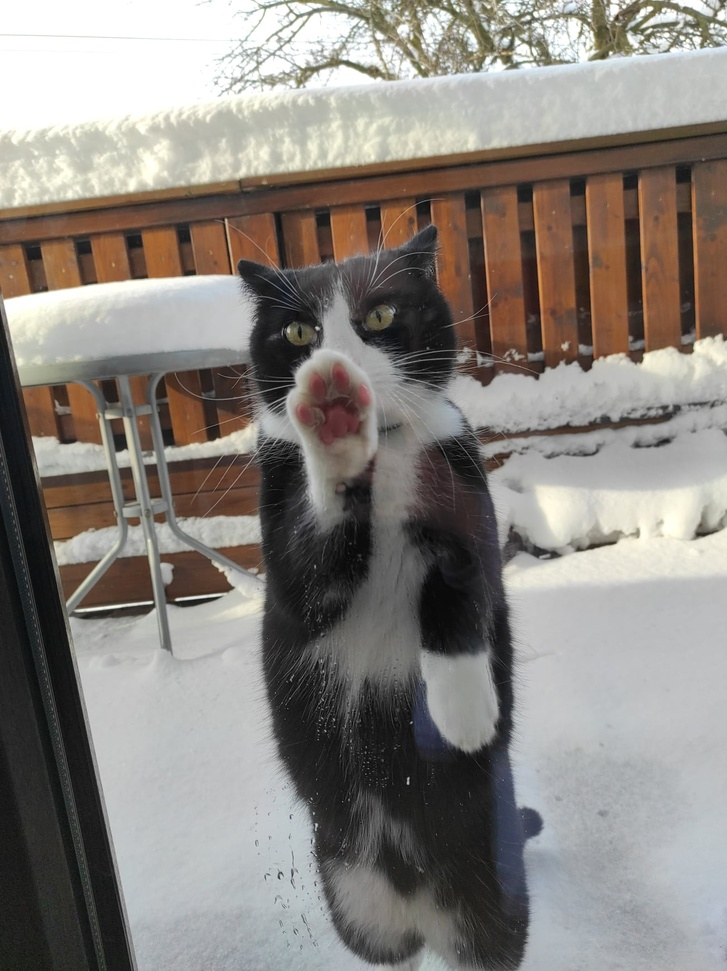
#> input picture stefan2.jpg, 727 x 971 px, shrunk from 1302 x 1740 before the run
$ python szumy2.py
#> lines starting #> are read from the running program, lines starting #| are printed output that depends on the picture
import matplotlib.pyplot as plt
import matplotlib.patches as patches
import numpy as np
from PIL import Image
import random

def rysuj_macierz(ax, macierz, tytul, vmin, vmax):
    ax.imshow(macierz, cmap='gray', interpolation='nearest', vmin=vmin, vmax=vmax)
    ax.set_title(tytul)
    ax.axis('off')

def odszumianie(Mnoise, int):
    sigma = int
    U, S, Vt = np.linalg.svd(Mnoise, full_matrices=False)
    R = Mnoise.shape[0]
    cutoff = (4 / np.sqrt(3)) * np.sqrt(R) * sigma
    r = np.max(np.where(S > cutoff))

    # Odtworzenie obrazu za pomocą ograniczonej liczby wartości osobliwych
    Mclean = U[:, :r+1] @ np.diag(S[:r+1]) @ Vt[:r+1, :]
    return Mclean

def dodaj_szum_solpieprz(M):
    Mnoise = np.copy(M)
    salt = np.random.rand(*M.shape) < 0.02
    pepper = np.random.rand(*M.shape) < 0.02
    Mnoise[salt] = 255
    Mnoise[pepper] = 0
    return Mnoise


def main():
    # Ścieżka do twojego obrazu
    image_path = 'stefan2.jpg'

    # Załaduj obraz
    image = Image.open(image_path)
#> image is the input picture: PIL image 727x971 RGB; mean R, G, B 137.2, 132, 126.6

    # Konwertuj obraz na odcienie szarości
    image_gray = image.convert('L')
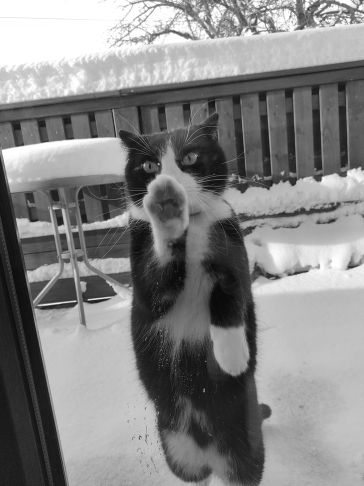
#> image_gray: PIL image 727x971 L (shown at 1/2 size); min 2, max 255, mean 132.9

    # Przekonwertuj obraz na macierz numpy
    M = np.array(image_gray)

    fig, ax = plt.subplots(2, 2, figsize=(12, 8))

    rysuj_macierz(ax[0,0], M, "Obraz wyjściowy", np.min(M), np.max(M))

    Mnoise = dodaj_szum_solpieprz(M)
#> in dodaj_szum_solpieprz, `Mnoise[pepper] = 0`:
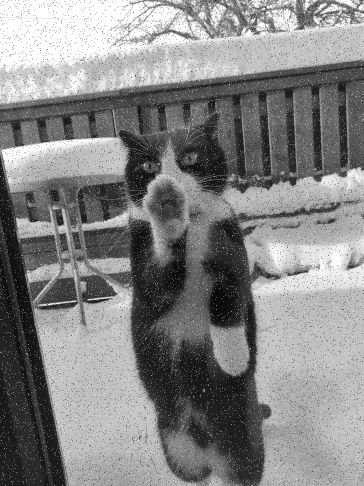
#> Mnoise: shape (971, 727) (shown at 1/2 size); min 0, max 255, mean 132.7

    rysuj_macierz(ax[0,1], Mnoise, "Obraz zaszumiony", np.min(Mnoise), np.max(Mnoise))

    Mclean1 = odszumianie(Mnoise, 15)
#> in odszumianie, `U, S, Vt = np.linalg.svd(Mnoise, full_matrices=False)`:
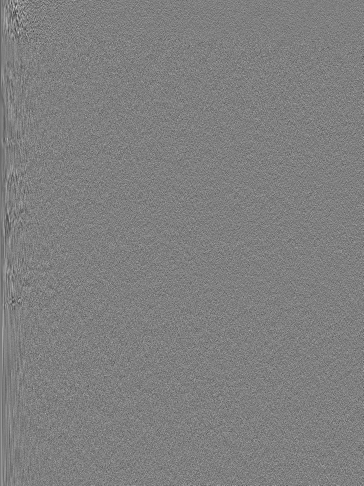
#> U: shape (971, 727) float64 (shown at 1/2 size); min -0.205, max 0.205, mean -6.18e-05; drawn with min black and max white
#> in odszumianie, `U, S, Vt = np.linalg.svd(Mnoise, full_matrices=False)`:
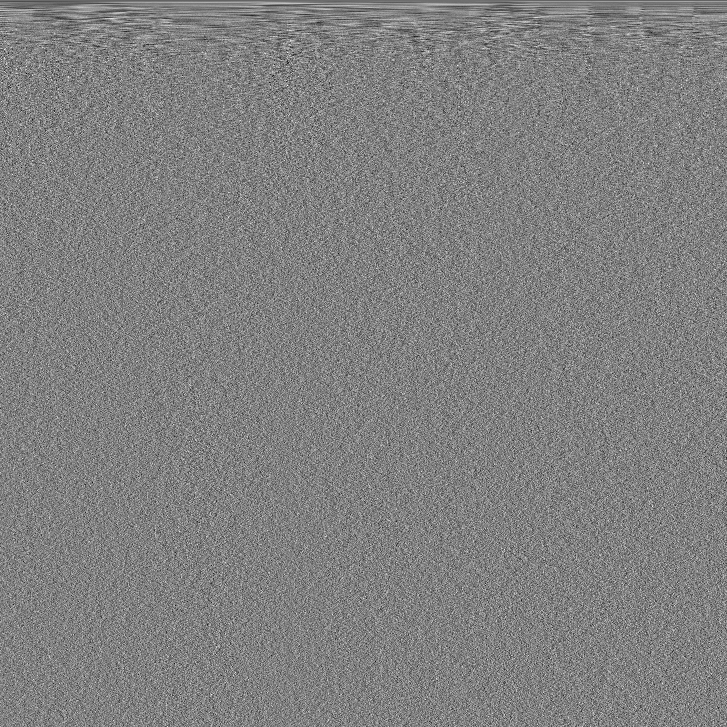
#> Vt: shape (727, 727) float64; min -0.19, max 0.186, mean -5.35e-05; drawn with min black and max white
#> in odszumianie, `U, S, Vt = np.linalg.svd(Mnoise, full_matrices=False)`: S = 727 values, max 117028.7 at index 0, min 127.1 at index 726, mean 1207.8
#> in odszumianie, `r = np.max(np.where(S > cutoff))`: r = 240
#> in odszumianie, `Mclean = U[:, :r+1] @ np.diag(S[:r+1]) @ Vt[:r+1, :]`:
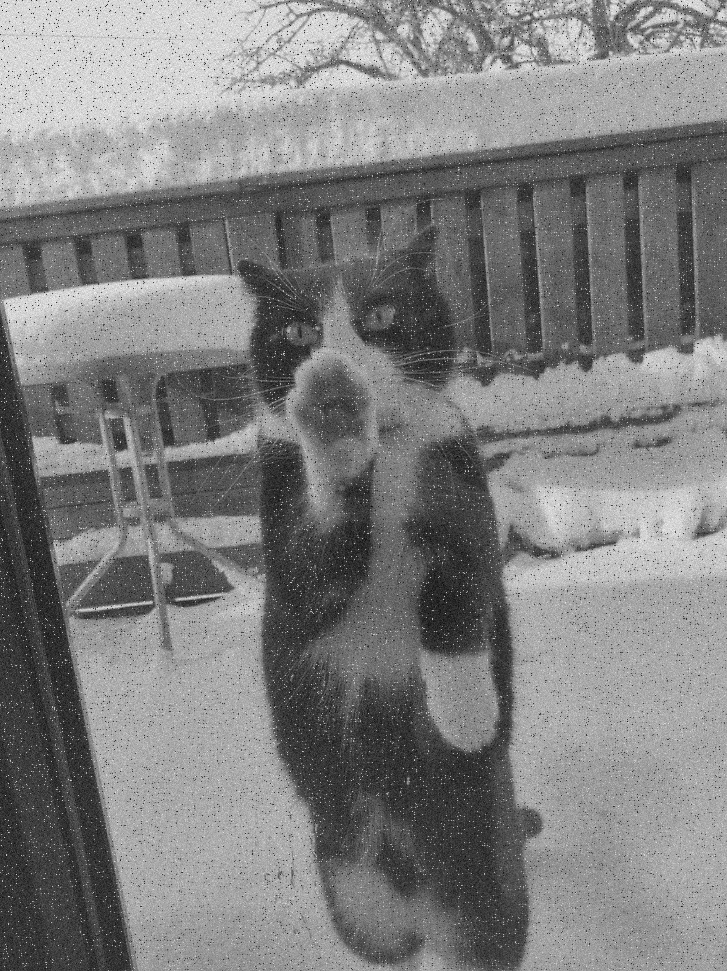
#> Mclean: shape (971, 727) float64; min -44.79, max 310.1, mean 132.7; drawn with min black and max white
    rysuj_macierz(ax[1,0], Mclean1, "Obraz odszumiony 1", np.min(Mclean1), np.max(Mclean1))
    Mclean2 = odszumianie(Mnoise, 20)
    rysuj_macierz(ax[1,1], Mclean2, "Obraz odszumiony 2", np.min(Mclean2), np.max(Mclean2))

    plt.show()

if __name__ == "__main__":
    main()

$ run again, with stefan1.jpg copied over stefan2.jpg
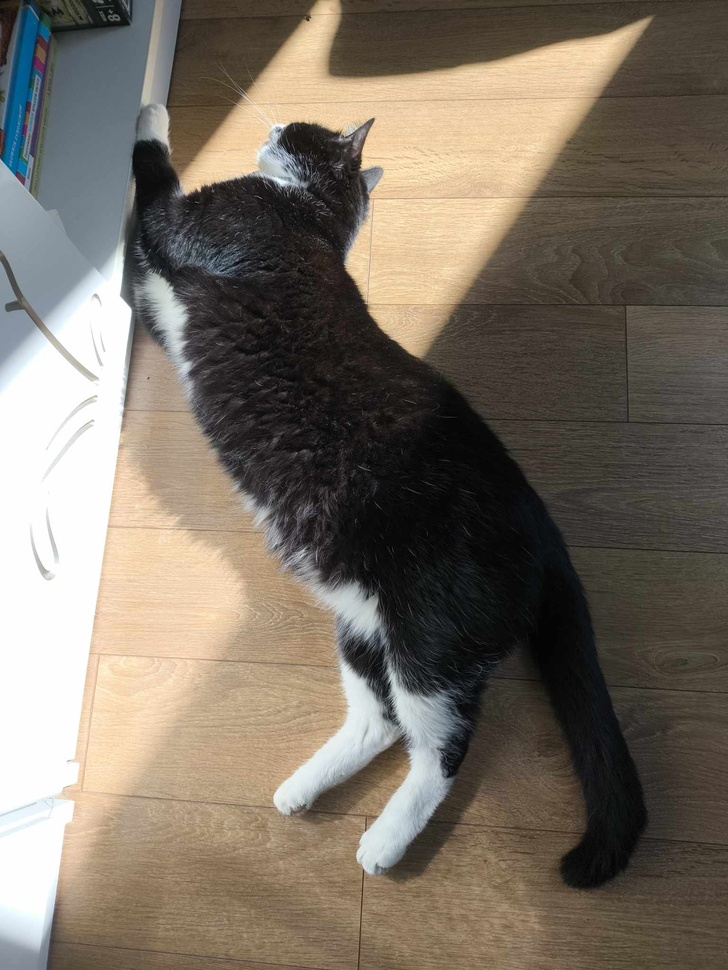
#> input picture stefan1.jpg, 728 x 970 px, shrunk from 1537 x 2048 before the run
#> in main, image is the input picture: PIL image 728x970 RGB; mean R, G, B 120.9, 111.6, 99.8
#> in odszumianie, `U, S, Vt = np.linalg.svd(Mnoise, full_matrices=False)`:
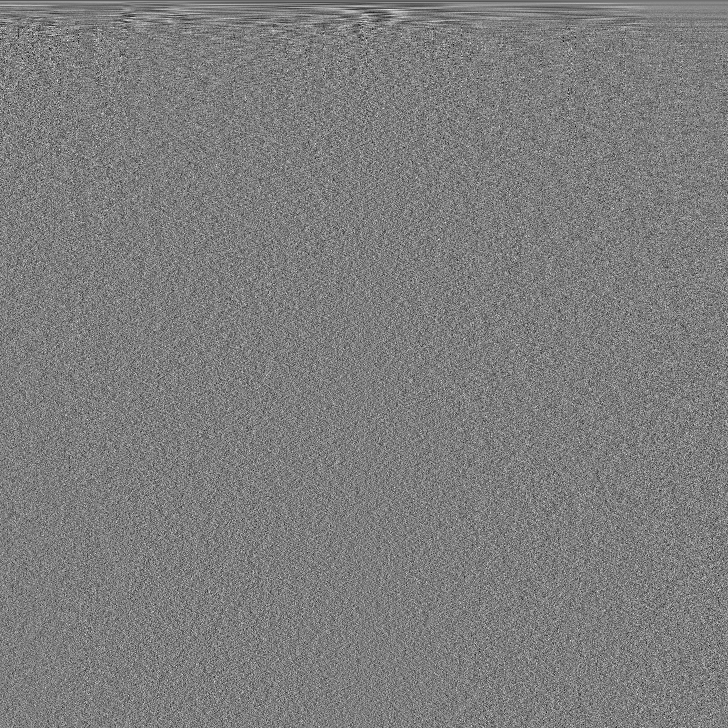
#> Vt: shape (728, 728) float64; min -0.191, max 0.196, mean -3.18e-05; drawn with min black and max white
#> S = 728 values, max 102800.9 at index 0, min 130.9 at index 727, mean 1163.7
#> r = 240
#> in odszumianie, `Mclean = U[:, :r+1] @ np.diag(S[:r+1]) @ Vt[:r+1, :]`:
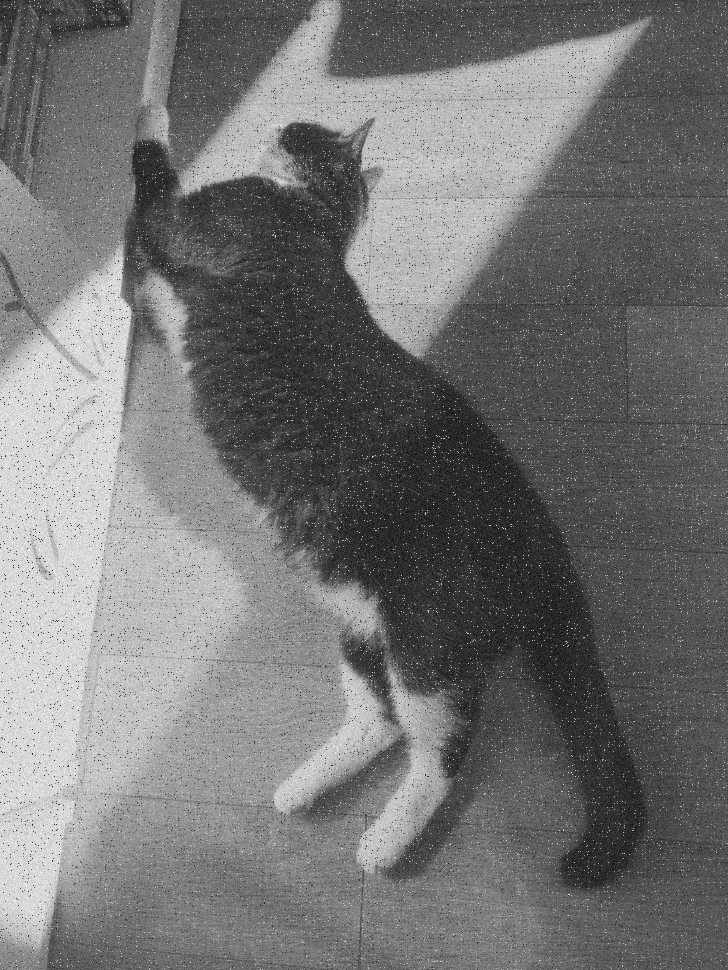
#> Mclean: shape (970, 728) float64; min -48.04, max 306.8, mean 113.5; drawn with min black and max white

$ run again, with kopytko1.jpg copied over stefan2.jpg
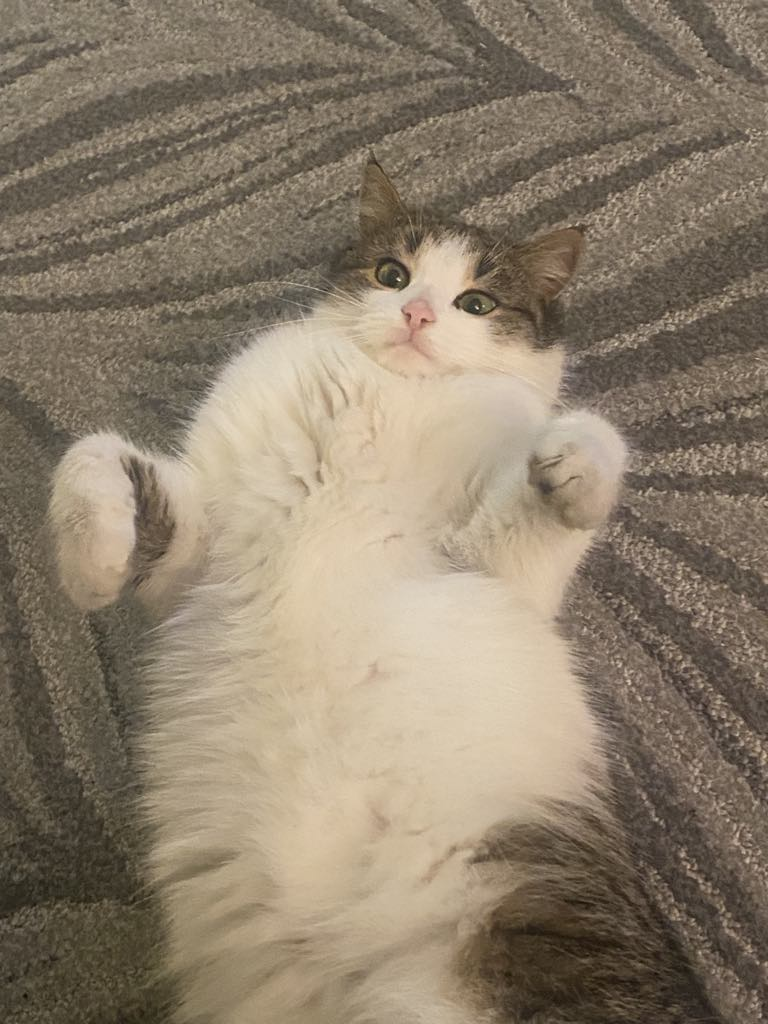
#> input picture kopytko1.jpg, 768 x 1024 px
#> in main, image is the input picture: PIL image 768x1024 RGB; mean R, G, B 140.3, 126.7, 107.9
#> in odszumianie, `U, S, Vt = np.linalg.svd(Mnoise, full_matrices=False)`:
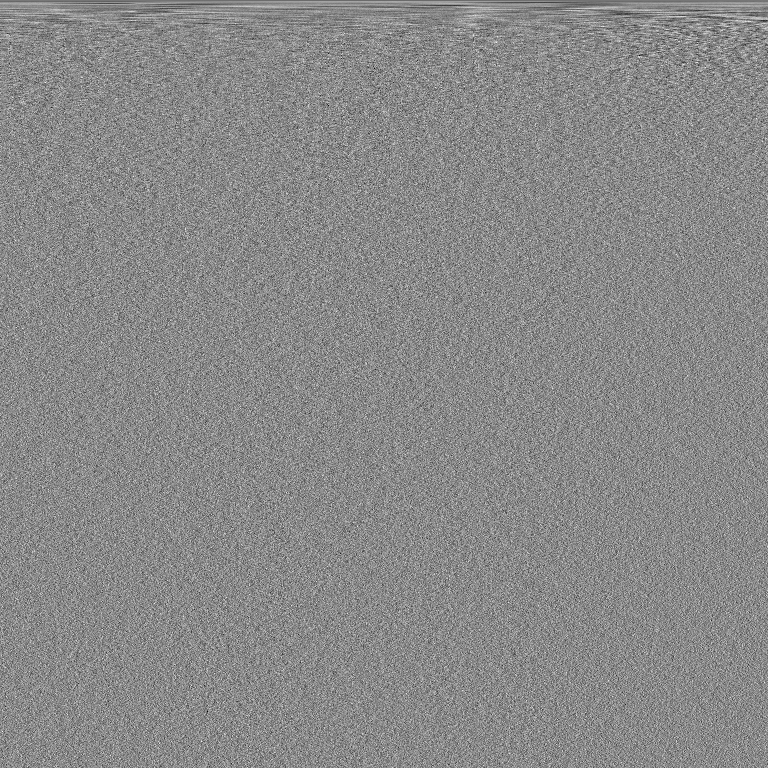
#> Vt: shape (768, 768) float64; min -0.204, max 0.174, mean -5.38e-05; drawn with min black and max white
#> S = 768 values, max 118067.4 at index 0, min 121.2 at index 767, mean 1059
#> r = 220
#> in odszumianie, `Mclean = U[:, :r+1] @ np.diag(S[:r+1]) @ Vt[:r+1, :]`:
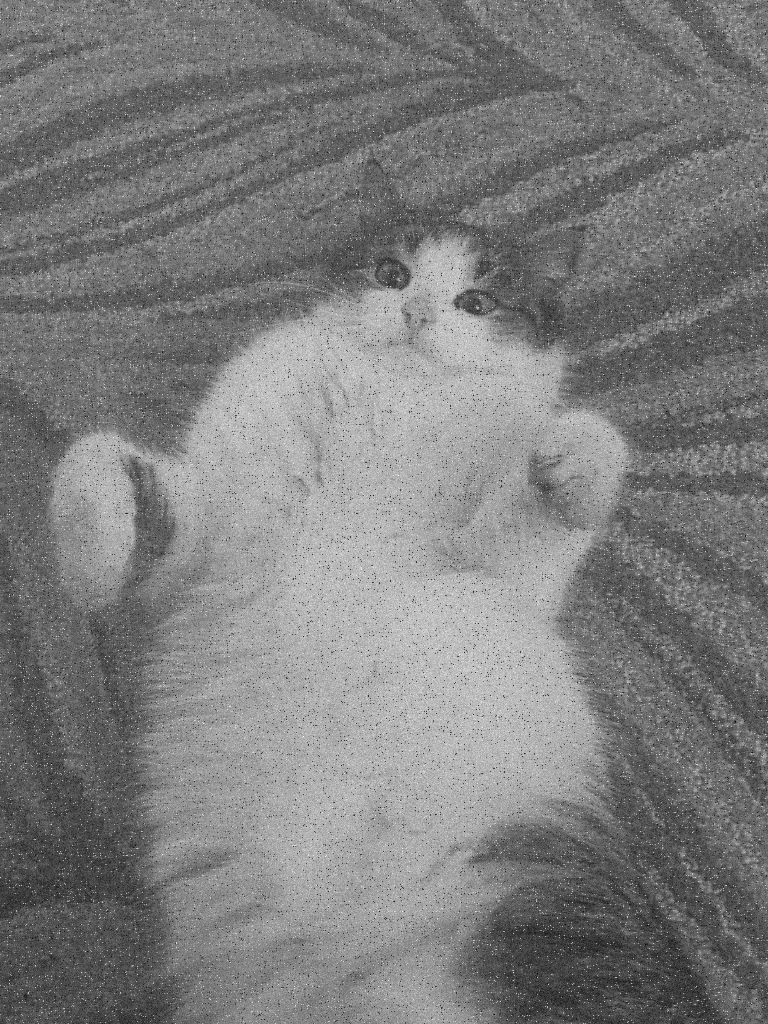
#> Mclean: shape (1024, 768) float64; min -32.75, max 294.9, mean 128.5; drawn with min black and max white
